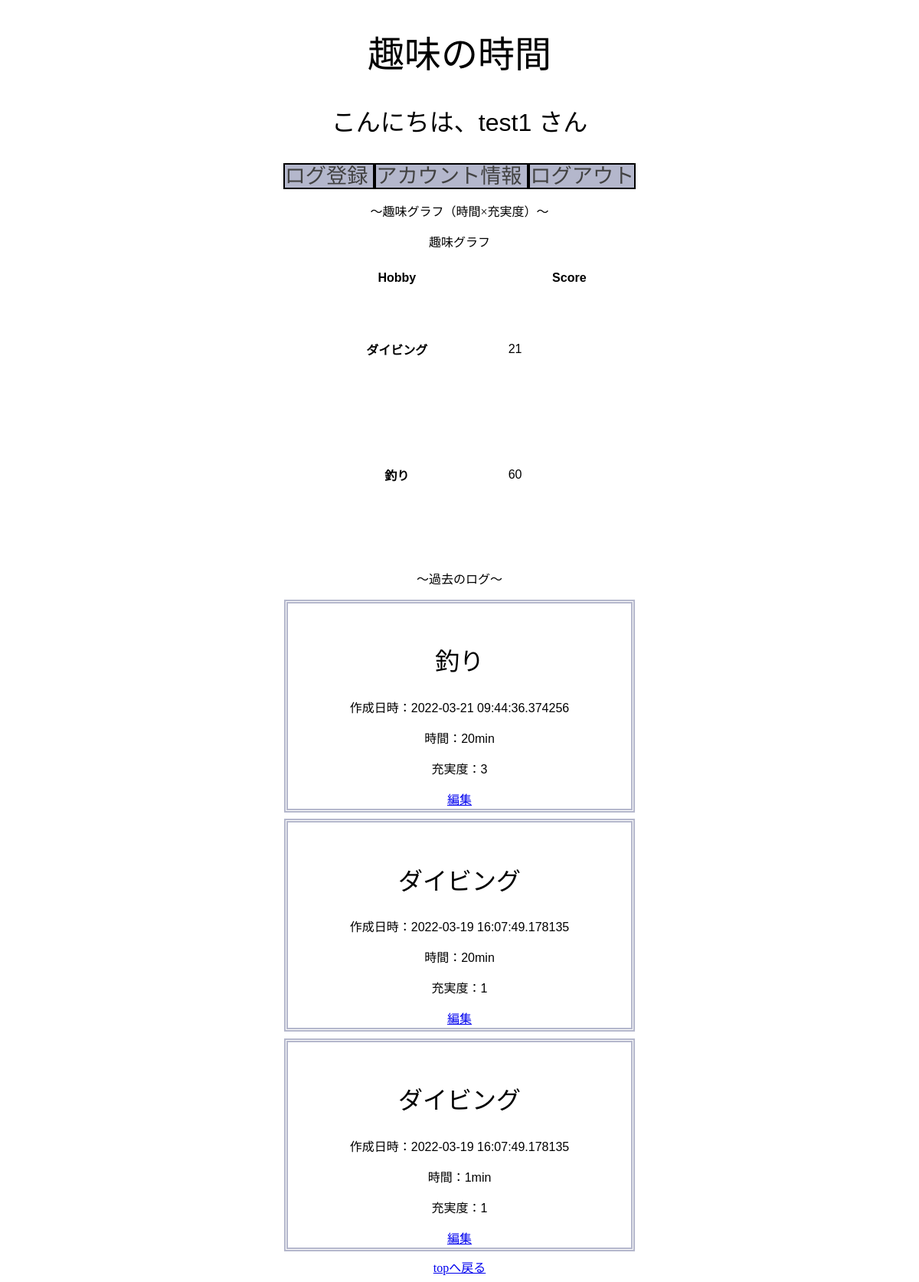
Page /top (signed in) on the committed database.
### app.py (models this page shows)
class User(UserMixin, db.Model):
    id = db.Column(db.Integer, primary_key=True)
    username = db.Column(db.String(20), nullable=False, unique=True)
    password = db.Column(db.String(20))

class LogArticle(db.Model):
    __tablename__ = 'hobbes'
    user_id = db.Column(db.Integer, nullable=False)
    log_id = db.Column(db.Integer, primary_key=True)
    hobby = db.Column(db.String(50), nullable=False)
    time = db.Column(db.Integer, nullable=True)
    feeling = db.Column(db.Integer, nullable=True)
    created_at = db.Column(db.DateTime, nullable=False, default=datetime.now(pytz.timezone('Asia/Tokyo')))

### app.py (the view)
@app.route('/top')
@login_required
def top():
    if request.method == 'GET':
        logarticles = LogArticle.query.all()
        users = User.query.all()
        score, max_score = hobby_score(current_user.id)
        return render_template('top.html', logarticles=logarticles, user=current_user.username, score=score, max_score=max_score)

### app.py (called while the page is built)
@login_manager.user_loader
def load_user(user_id):
    return User.query.get(int(user_id))

### score.py (called while the page is built)
def hobby_score(user_id):
    date_now = datetime.now(pytz.timezone('Asia/Tokyo'))
    file_sqlite3 = "./hobby.db"
    connection = sqlite3.connect(file_sqlite3)
    df = pd.read_sql_query('SELECT * FROM hobbes', connection)
    df.loc[:, 'time*feeling'] = df.loc[:, 'time'] * df.loc[:, 'feeling']
    user_df = df[df["user_id"] == user_id]
    hobbies = user_df["hobby"].unique()
    score_dict = {}
    for hobby in hobbies:
        score = user_df[user_df["hobby"] == hobby]['time*feeling'].sum()
        score_dict[hobby] = score
    max_score = max(score_dict.values())
    connection.close()
    return score_dict, max_score

### templates/top.html
{% extends 'base.html' %}
{% block content %}
    <h1>趣味の時間</h1>
    <h2>こんにちは、{{user}} さん</h2>
    <a href="/log" class="btn-radius-solid">  ログ登録  </a>
    <a href="/account" class="btn-radius-solid">  アカウント情報  </a>
    <a href="/" class="btn-radius-solid">  ログアウト  </a>
    <p>～趣味グラフ（時間×充実度）～</p>
    <table class="charts-css column show-labels show-primary-axis show-4-secondary-axes data-spacing-10", id="my_chart">
        <caption>趣味グラフ</caption>
        <thead>
            <tr>
                <th scope="col"> Hobby </th>
                <th scope="col"> Score </th>
            </tr>
        </thead>
        <tbody>
            {% for s in score %}
            <tr>
                <th scope="row"> {{s}} </th>
                <td style="--size: calc( {{score[s]}} / {{max_score*1.2}} )">{{score[s]}}</td>
            </tr>
            {% endfor %}
        </tbody>
    </table>
    <p>～過去のログ～</p>
    {% for logarticle in logarticles[::-1] %}
        {% if logarticle.user_id == current_user.id %}
       <article class="log">
            <h2>{{logarticle.hobby}}</h2>
            <p>作成日時：{{logarticle.created_at}}</p>
            <p>時間：{{logarticle.time}}min</p>
            <p>充実度：{{logarticle.feeling}}</p>
            <a href="/edit/{{logarticle.log_id}}">編集</a>
        </article>
        {% endif %}
    {% endfor %}
{% endblock %}

### templates/base.html (style rules this page uses)
body { background-color: rgb(255, 255, 255); }
h1 { font: 3rem 'Fira Sans', sans-serif; }
h2 { font: 2rem 'Fira Sans', sans-serif; }
a[class="btn-radius-solid"] { background: #b4b7cc; border: 0; font-size: 1.7rem; width: 9%; height: 50px; color: rgb(66, 66, 66); cursor: pointer; transition: background 0.3s ease-in-out; text-decoration: none; border: 2px black solid; }
table[id='my_chart'] { padding: 1.5rem; font: 1rem 'Fira Sans', sans-serif; margin: 2px; width: 500px; height: 400px; margin-left: auto; margin-right: auto; }
article[class='log'] { padding: 1.5rem; background-color: rgb(255, 255, 255); font: 1rem 'Fira Sans', sans-serif; margin: 1ex; width: 400px; height: 220px; margin-left: auto; margin-right: auto; border: #b4b7cc thick double; }

### rows in the picture
User: username "test1"
LogArticle: hobby "ダイビング", hobby "21", created_at "2022-03-19 16:07:49.178135", time "1", feeling "1"
LogArticle: hobby "釣り", hobby "60", created_at "2022-03-21 09:44:36.374256", time "20", feeling "3"
LogArticle: hobby "ダイビング", created_at "2022-03-19 16:07:49.178135", time "20", feeling "1"
